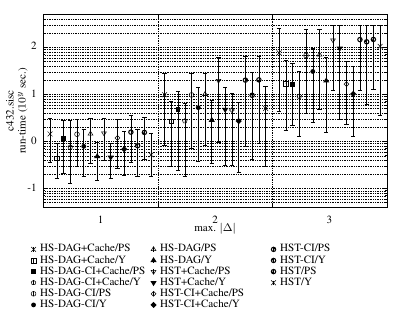

Generate this figure with gnuplot:
#!/opt/local/bin/gnuplot -persist

# set term pdf monochrome
set terminal epslatex standalone 'ptm' 8 size 10cm,8cm lw 0.75
set output "c432.tex"

numalgs = 16
circuit   = 1

set xtics numalgs+1 format ""
#set ytics 20
set mytics 10
set mxtics 0
set yrange [4e-2 : 5e2]
set xrange [3*(numalgs+1)*(circuit-1) : 3*(numalgs+1)*circuit]

# set title "Test Scenario x (160 Gates)" offset 0, 0.25
set ylabel "\\shortstack{c432.sisc\\\\run-time ($10^y$ sec.)}"  offset 1,0
set xlabel "max. $|\\Delta|$" offset 0,-0.5
set format y "%L"

set logscale y

set grid xtics ytics mxtics mytics ls 4 lw 0.3

set label "1\n"  at graph 0.167, -0.07 center
set label "2\n"  at graph 0.500, -0.07 center
set label "3\n"  at graph 0.833, -0.07 center

set key bmargin Left reverse maxrows 6 samplen -1 width -2
set tmargin 1.3
set rmargin 1
set lmargin 6.5

plot \
	 'data-hsdag-cache-picosat.txt'        using (($1-1)*(numalgs+1) +   1):($2):($3):($4) with errorbars title 'HS-DAG+Cache/PS'     ls 1 lw 2 pt 2 ps 1.1, \
	 'data-hsdag-cache-yices.txt'          using (($1-1)*(numalgs+1) +   2):($2):($3):($4) with errorbars title 'HS-DAG+Cache/Y'      ls 1 lw 2 pt 4 ps 1.1, \
	 'data-hsdag-ci-cache-picosat.txt'     using (($1-1)*(numalgs+1) +   3):($2):($3):($4) with errorbars title 'HS-DAG-CI+Cache/PS'  ls 1 lw 2 pt 5 ps 1.1, \
	 'data-hsdag-ci-cache-yices.txt'       using (($1-1)*(numalgs+1) +   4):($2):($3):($4) with errorbars title 'HS-DAG-CI+Cache/Y'   ls 1 lw 2 pt 14 ps 1.1, \
	 'data-hsdag-ci-picosat.txt'           using (($1-1)*(numalgs+1) +   5):($2):($3):($4) with errorbars title 'HS-DAG-CI/PS'        ls 1 lw 2 pt 6 ps 1.1, \
	 'data-hsdag-ci-yices.txt'             using (($1-1)*(numalgs+1) +   6):($2):($3):($4) with errorbars title 'HS-DAG-CI/Y'         ls 1 lw 2 pt 7 ps 1.1, \
	 'data-hsdag-picosat.txt'              using (($1-1)*(numalgs+1) +   7):($2):($3):($4) with errorbars title 'HS-DAG/PS'           ls 1 lw 2 pt 8 ps 1.1, \
	 'data-hsdag-yices.txt'                using (($1-1)*(numalgs+1) +   8):($2):($3):($4) with errorbars title 'HS-DAG/Y'            ls 1 lw 2 pt 9 ps 1.4, \
	 'data-hst-cache-picosat.txt'          using (($1-1)*(numalgs+1) +   9):($2):($3):($4) with errorbars title 'HST+Cache/PS'        ls 1 lw 2 pt 10 ps 1.1, \
	 'data-hst-cache-yices.txt'            using (($1-1)*(numalgs+1) +  10):($2):($3):($4) with errorbars title 'HST+Cache/Y'         ls 1 lw 2 pt 11 ps 1.4, \
	 'data-hst-ci-cache-picosat.txt'       using (($1-1)*(numalgs+1) +  11):($2):($3):($4) with errorbars title 'HST-CI+Cache/PS'     ls 1 lw 2 pt 12 ps 1.1, \
	 'data-hst-ci-cache-yices.txt'         using (($1-1)*(numalgs+1) +  12):($2):($3):($4) with errorbars title 'HST-CI+Cache/Y'      ls 1 lw 2 pt 13 ps 1.4, \
	 'data-hst-ci-picosat.txt'             using (($1-1)*(numalgs+1) +  13):($2):($3):($4) with errorbars title 'HST-CI/PS'           ls 1 lw 2 pt 17 ps 1.0, \
	 'data-hst-ci-yices.txt'               using (($1-1)*(numalgs+1) +  14):($2):($3):($4) with errorbars title 'HST-CI/Y'            ls 1 lw 2 pt 18 ps 1.0, \
	 'data-hst-picosat.txt'                using (($1-1)*(numalgs+1) +  15):($2):($3):($4) with errorbars title 'HST/PS'              ls 1 lw 2 pt 20 ps 1.0, \
	 'data-hst-yices.txt'                  using (($1-1)*(numalgs+1) +  16):($2):($3):($4) with errorbars title 'HST/Y'               ls 1 lw 2 pt 2 ps 1.1, \
